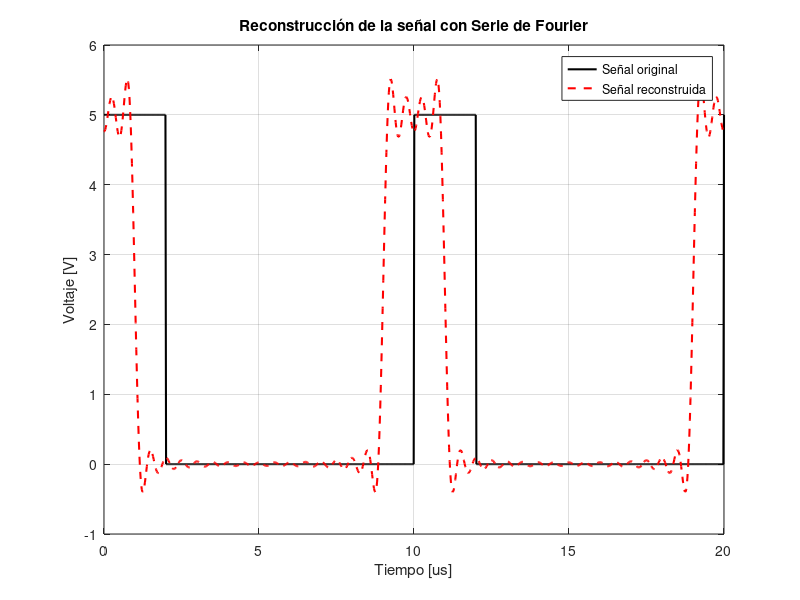

Write the MATLAB code that produced this figure.
% Reconstrucción de señal periódica y cálculo de ciclo útil y frecuencia
clc; clear; close all;

%% Parámetros de la señal
V = 5;              % Amplitud del pulso (Voltios)
T = 10e-6;          % Período de la señal (10 us -> f = 100 kHz aprox.)
tau = 2e-6;         % Ancho de pulso (2 us)
f0 = 1/T;           % Frecuencia fundamental

%% Tiempo de simulación
t = linspace(0, 2*T, 1000); % dos periodos

%% Número de armónicos a usar en la reconstrucción
N = 20;

%% Serie de Fourier para reconstrucción
v_recon = (V*tau/T) * ones(size(t)); % Componente DC
for n = 1:N
    cn = (2*V/(n*pi)) * sin(n*pi*tau/T); % Coeficiente de Fourier
    v_recon = v_recon + cn * cos(2*pi*n*f0*t);
end

%% Señal original (pulso cuadrado ideal para comparación)
v_original = V*(square(2*pi*f0*t, (tau/T)*100)+1)/2;

%% Cálculo de ciclo útil y frecuencia
f = 1/T;
duty_cycle = (tau/T) * 100;

fprintf('Frecuencia de la señal: %.2f kHz\n', f/1e3);
fprintf('Ciclo útil de la señal: %.2f %%\n', duty_cycle);

%% Gráficas
figure;

plot(t*1e6, v_original, 'k', 'LineWidth', 1.5); hold on;
plot(t*1e6, v_recon, 'r--', 'LineWidth', 1.5);
xlabel('Tiempo [us]');
ylabel('Voltaje [V]');
title('Reconstrucción de la señal con Serie de Fourier');
legend('Señal original','Señal reconstruida');
grid on;

%% Espectro de magnitudes de los armónicos
n = 1:N;
Cn = (2*V./(n*pi)) .* sin(n*pi*tau/T); % Magnitudes armónicas